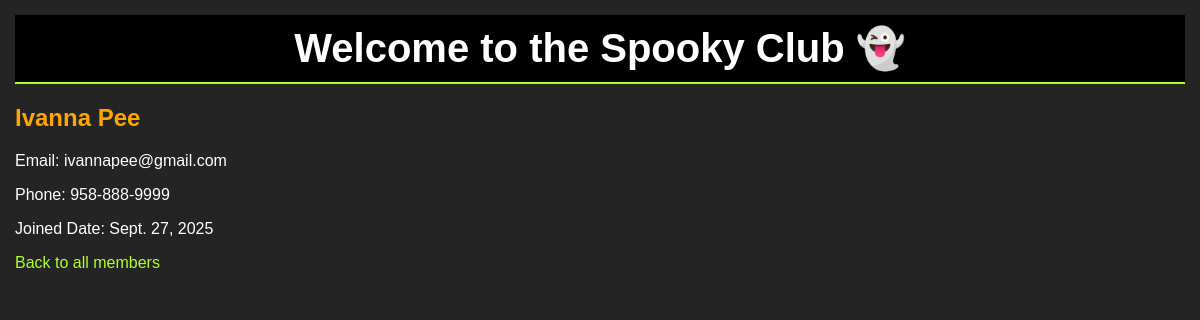
Page /details/1/ on the committed database.
### members/models.py (models this page shows, shortened)
class Member(models.Model):
    name = models.CharField(max_length=100)
    email = models.EmailField(unique=True)
    phone = models.CharField(max_length=15, blank=True)
    joined_date = models.DateField(auto_now_add=True)

### members/views.py (the view)
# urls.py: path('details/<int:id>/', views.details, name='details'),
def details(request, id):
  mymember = Member.objects.get(id=id)
  template = loader.get_template('details.html')
  context = {
    'mymember': mymember,
  }
  return HttpResponse(template.render(context, request))

### members/templates/details.html
{% extends "master.html" %} {% block title %}Member Details{% endblock %} {% block content %}
<h2>{{mymember.name}}</h2>
<p>Email: {{mymember.email}}</p>
<p>Phone: {{mymember.phone}}</p>
<p>Joined Date: {{mymember.joined_date}}</p>
<p><a href="{% url 'members' %}">Back to all members</a></p>
{% endblock %}

### members/static/members.css (style rules this page uses)
body { background-color: rgb(37, 36, 36); font-family: Arial, sans-serif; color: white; margin: 15px; }
a { color: greenyellow; text-decoration: none; }
h2 { color: orange }

### rows in the picture
Member: name "Ivanna Pee", email "ivannapee@gmail.com", phone "958-888-9999", joined_date "Sept. 27, 2025"
